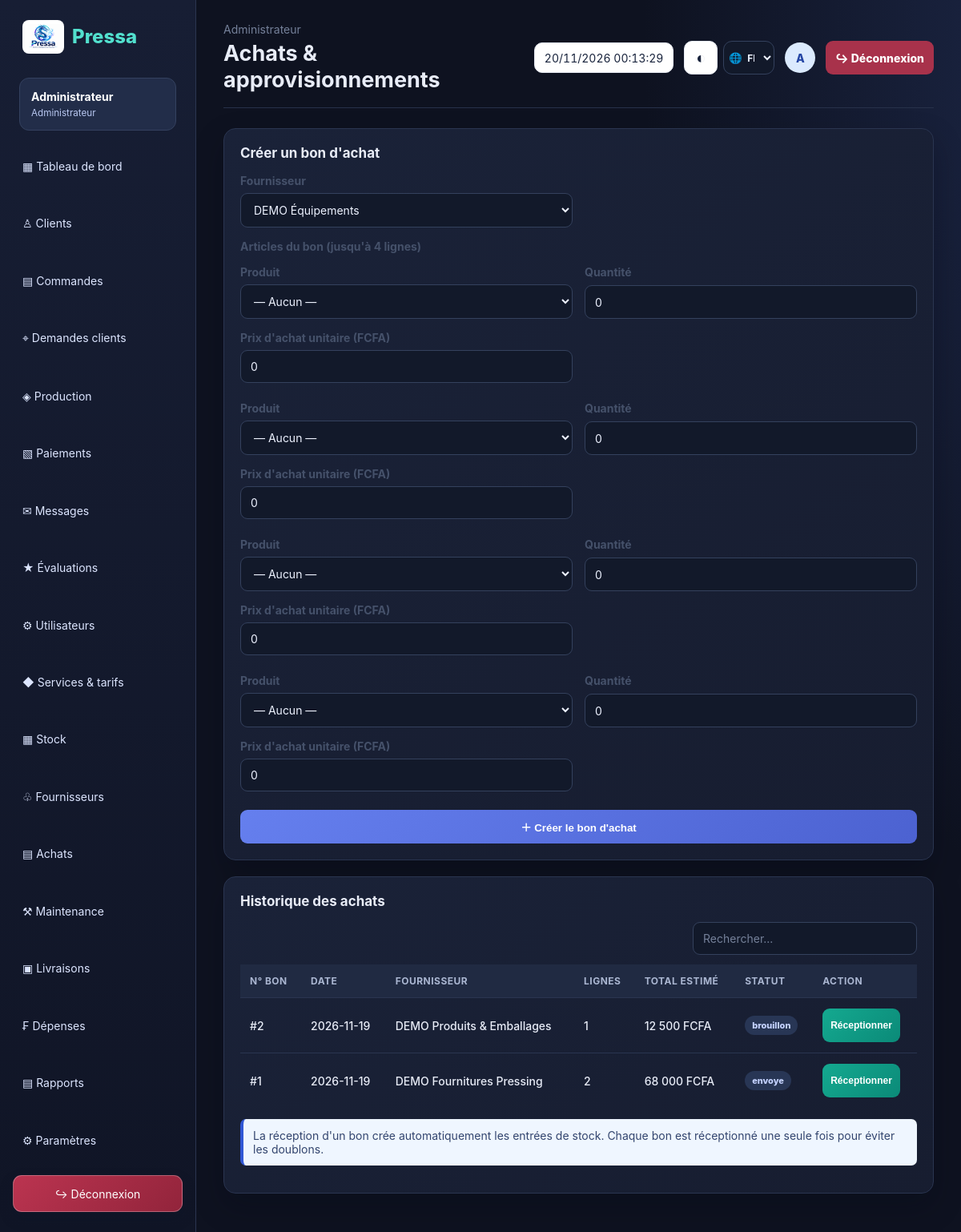
/purchases.php (signed in), run on the app's committed database.
### tables this page shows
CREATE TABLE `parametres` (
  `cle` varchar(60) NOT NULL,
  `valeur` varchar(255) NOT NULL,
  `description` varchar(255) DEFAULT NULL
);

CREATE TABLE `bons_achat` (
  `id` int(11) NOT NULL,
  `uuid` char(36) NOT NULL DEFAULT uuid(),
  `reference` varchar(30) NOT NULL,
  `fournisseur_id` int(11) NOT NULL,
  `date_bon` date NOT NULL,
  `statut` enum('brouillon','envoye','recu_partiel','recu','annule') NOT NULL DEFAULT 'brouillon',
  `date_reception` date DEFAULT NULL,
  `cree_par` int(11) DEFAULT NULL,
  `notes` varchar(255) DEFAULT NULL
);

CREATE TABLE `fournisseurs` (
  `id` int(11) NOT NULL,
  `uuid` char(36) NOT NULL DEFAULT uuid(),
  `nom` varchar(150) NOT NULL,
  `telephone` varchar(30) DEFAULT NULL,
  `email` varchar(160) DEFAULT NULL,
  `adresse` varchar(255) DEFAULT NULL,
  `actif` tinyint(1) NOT NULL DEFAULT 1,
  `notes` text DEFAULT NULL
);

### includes/functions.php (called while the page is built, shortened)
<?php
function e($value):string{return htmlspecialchars((string)$value,ENT_QUOTES|ENT_SUBSTITUTE,'UTF-8');}
function role():string{return (string)($_SESSION['user']['role']??'');}
function money($amount):string{return number_format((float)$amount,0,',',' ').' FCFA';}
function role_label(string $role):string{return ['admin'=>'Administrateur','receptionniste'=>'Réceptionniste','accueil'=>'Accueil','caissier'=>'Caissier','production'=>'Production','livreur'=>'Livreur','client'=>'Client'][$role]??$role;}
function app_setting(string $key,string $default=''):string{static $values=[];if(array_key_exists($key,$values))return $values[$key];try{$q=db()->prepare('SELECT valeur FROM parametres WHERE cle=?');$q->execute([$key]);$value=$q->fetchColumn();return $values[$key]=$value===false?$default:(string)$value;}catch(Throwable $e){return $values[$key]=$default;}}

### includes/db.php (called while the page is built, shortened)
<?php
function db(): PDO {
 static $pdo=null;
 if (!$pdo) {
  if(DB_DRIVER==='pgsql'){
   $url=PRESSA_DATABASE_URL;
   if($url===''&&getenv('VERCEL')){
    http_response_code(503);
    header('Content-Type: text/plain; charset=utf-8');
    exit('Pressa est en cours de configuration. La connexion à la base de données est temporairement indisponible.');
   }
   if($url!==''){
    $parts=parse_url($url);
    if(!$parts||empty($parts['host'])||empty($parts['path']))throw new RuntimeException('PRESSA_DATABASE_URL is invalid.');
    parse_str($parts['query']??'',$query);
    $host=$parts['host'];$port=$parts['port']??DB_PORT;$name=ltrim($parts['path'],'/');
    $user=urldecode($parts['user']??'');$pass=urldecode($parts['pass']??'');$ssl=$query['sslmode']??'require';
   }else{$host=DB_HOST;$port=DB_PORT;$name=DB_NAME;$user=DB_USER;$pass=DB_PASS;$ssl='require';}
   $dsn='pgsql:host='.$host.';port='.$port.';dbname='.$name.';sslmode='.$ssl;
  }elseif(DB_DRIVER==='mysql'){$user=DB_USER;$pass=DB_PASS;$dsn='mysql:host='.DB_HOST.';dbname='.DB_NAME.';charset=utf8mb4';}
  else{throw new RuntimeException('PRESSA_DB_DRIVER must be mysql or pgsql.');}
  $pdo=new PDO($dsn,$user,$pass,[
   PDO::ATTR_ERRMODE=>PDO::ERRMODE_EXCEPTION,
   PDO::ATTR_DEFAULT_FETCH_MODE=>PDO::FETCH_ASSOC,
   PDO::ATTR_EMULATE_PREPARES=>false
  ]);
 }
 return $pdo;
}

### purchases.php (the view, shortened to what this page needs)
<?php
$page_title='Achats & approvisionnements';$pdo=db();
$suppliers=$pdo->query('SELECT id,nom FROM fournisseurs ORDER BY nom')->fetchAll();$products=$pdo->query('SELECT id,libelle,unite FROM produits_stock WHERE actif=1 ORDER BY libelle')->fetchAll();$rows=$pdo->query('SELECT p.*, f.nom AS fournisseur, (SELECT SUM(i.quantite_commandee*i.prix_unitaire) FROM bons_achat_lignes i WHERE i.bon_id = p.id) AS total, (SELECT COUNT(*) FROM bons_achat_lignes i WHERE i.bon_id = p.id) AS lignes FROM bons_achat p JOIN fournisseurs f ON f.id = p.fournisseur_id ORDER BY p.id DESC')->fetchAll();require 'includes/header.php';?>
<div class="panel"><h2>Créer un bon d'achat</h2><?php if(!$suppliers||!$products):?><p class="notice">Ajoutez d'abord au moins un fournisseur et un produit dans les modules Fournisseurs et Stock.</p><?php else:?><form method="post" class="form-grid"><input type="hidden" name="csrf" value="<?=e(csrf())?>"><input type="hidden" name="action" value="create"><div class="field"><label>Fournisseur</label><select name="supplier_id" required><?php foreach($suppliers as $s):?><option value="<?=$s['id']?>"><?=e($s['nom'])?></option><?php endforeach;?></select></div><div class="field full"><label>Articles du bon (jusqu'à 4 lignes)</label><?php for($i=0;$i<4;$i++):?><div class="form-grid" style="margin:8px 0"><div class="field"><label>Produit</label><select name="product_id[]"><option value="0">— Aucun —</option><?php foreach($products as $x):?><option value="<?=$x['id']?>"><?=e($x['libelle'].' ('.$x['unite'].')')?></option><?php endforeach;?></select></div><div class="field"><label>Quantité</label><input type="number" step="0.01" min="0" name="quantite[]" value="0"></div><div class="field"><label>Prix d'achat unitaire (FCFA)</label><input type="number" step="1" min="0" name="prix_achat[]" value="0"></div></div><?php endfor;?></div><div class="field full"><button class="btn">＋ Créer le bon d'achat</button></div></form><?php endif;?></div>
<div class="panel"><h2>Historique des achats</h2><div class="table-wrap"><table><thead><tr><th>N° bon</th><th>Date</th><th>Fournisseur</th><th>Lignes</th><th>Total estimé</th><th>Statut</th><th>Action</th></tr></thead><tbody><?php foreach($rows as $r):?><tr><td>#<?=$r['id']?></td><td><?=e($r['date_bon'])?></td><td><?=e($r['fournisseur'])?></td><td><?=$r['lignes']?></td><td><?=money($r['total']??0)?></td><td><span class="badge"><?=e($r['statut'])?></span></td><td><?php if(!in_array($r['statut'],['recu','annule'],true)):?><form method="post" onsubmit="return confirm('Confirmer la réception et augmenter le stock ?')"><input type="hidden" name="csrf" value="<?=e(csrf())?>"><input type="hidden" name="action" value="receive"><input type="hidden" name="id" value="<?=$r['id']?>"><button class="btn green small">Réceptionner</button></form><?php else:?>—<?php endif;?></td></tr><?php endforeach;?><?php if(!$rows):?><tr><td colspan="7" class="empty">Aucun achat enregistré.</td></tr><?php endif;?></tbody></table></div><p class="notice">La réception d'un bon crée automatiquement les entrées de stock. Chaque bon est réceptionné une seule fois pour éviter les doublons.</p></div><?php require 'includes/footer.php';?>

### includes/header.php (shortened to what this page needs)
<?php
$appTitle=app_setting('nom_pressing',app_setting('nom_application',APP_NAME));
$pageClass=role()==='admin'?'admin-shell':'';
$language=$_SESSION['language']??'fr';
?>
<!doctype html><html lang="<?=e($language)?>"><head><link rel="stylesheet" href="assets/css/style.css"></head><body class="<?=$pageClass?>">
<aside class="sidebar" id="appSidebar"><div class="brand"><img class="brand-logo" src="assets/img/Pressa%20Dragon%20Steam%20Emblem.png" alt="Pressa"><span class="brand-label"><?=e($appTitle)?></span></div><div class="userbox"><?=e($_SESSION['user']['name'])?><small><?=e(role_label(role()))?></small></div><nav>
<?php if(role()==='livreur'): ?>
<a href="livreur.php">▣ Mes livraisons</a>
<?php elseif(role()==='admin'): ?>
<a href="dashboard.php">▦ Tableau de bord</a><a href="clients.php">♙ Clients</a><a href="orders.php">▤ Commandes</a><a href="client_requests.php">⌖ Demandes clients</a><a href="production.php">◈ Production</a><a href="invoices.php">▧ Paiements</a><a href="messages.php">✉ Messages</a><a href="ratings.php">★ Évaluations</a><a href="users.php">⚙ Utilisateurs</a><a href="services.php">◆ Services & tarifs</a><a href="stock.php">▦ Stock</a><a href="suppliers.php">♧ Fournisseurs</a><a href="purchases.php">▤ Achats</a><a href="maintenance.php">⚒ Maintenance</a><a href="livreur.php">▣ Livraisons</a><a href="expenses.php">₣ Dépenses</a><a href="reports.php">▤ Rapports</a><a href="settings.php">⚙ Paramètres</a>
<?php elseif(role()==='caissier'): ?>
<a href="dashboard.php">▦ Tableau de bord</a><a href="orders.php">▤ Commandes</a><a href="invoices.php">▧ Factures & paiements</a>
<?php elseif(role()==='production'): ?>
<a href="dashboard.php">▦ Tableau de bord</a><a href="production.php">◈ Production</a><a href="orders.php">▤ Commandes</a>
<?php endif; ?>
</nav><form class="sidebar-logout-form" action="logout.php" method="post"><input type="hidden" name="csrf" value="<?=e(csrf())?>"><button class="logout" type="submit">↪ Déconnexion</button></form></aside>
<main class="main"><header class="topbar"><div class="topbar-heading"><div><span class="muted"><?=e(role_label(role()))?></span><h1><?=e($page_title??'Tableau de bord')?></h1></div></div><div class="top-right"><time class="date-time-pill" data-current-datetime datetime="<?=e(date(DATE_ATOM))?>"></time><div class="ui-actions"><button class="utility-button" type="button" data-theme-toggle aria-label="Activer le thème sombre" title="Thème sombre"></button><label class="language-control" title="Langue"><select class="language-select" id="languageSelect" aria-label="Langue"><option value="fr" <?=$language==='fr'?'selected':''?>>FR</option></select></label></div><span class="avatar"><?=e(strtoupper(substr($_SESSION['user']['name'],0,1)))?></span><form class="topbar-logout-form" action="logout.php" method="post"><button class="logout topbar-logout" type="submit">↪ Déconnexion</button></form></div></header>

### data on the page
parametres: valeur "Pressa"
bons_achat: id "2", date_bon "2026-11-19", fournisseur.nom "DEMO Produits & Emballages", lignes "1", total "12 500 FCFA", statut "brouillon"
bons_achat: id "1", date_bon "2026-11-19", fournisseur.nom "DEMO Fournitures Pressing", lignes "2", total "68 000 FCFA", statut "envoye"

### other printed values
$_SESSION['user']['name'] "Administrateur"
role_label(role()) "Administrateur"
$page_title "Achats & approvisionnements"
substr($_SESSION['user']['name'],0,1) "A"
form field supplier_id "DEMO Équipements"
